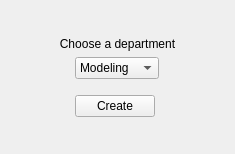
<?xml version="1.0" encoding="UTF-8"?>
<ui version="4.0">
 <class>arScene</class>
 <widget class="QWidget" name="arScene">
  <property name="enabled">
   <bool>true</bool>
  </property>
  <property name="geometry">
   <rect>
    <x>0</x>
    <y>0</y>
    <width>235</width>
    <height>154</height>
   </rect>
  </property>
  <property name="sizePolicy">
   <sizepolicy hsizetype="Expanding" vsizetype="Expanding">
    <horstretch>0</horstretch>
    <verstretch>0</verstretch>
   </sizepolicy>
  </property>
  <property name="minimumSize">
   <size>
    <width>0</width>
    <height>0</height>
   </size>
  </property>
  <property name="windowTitle">
   <string>Pixels and Crafts Pipeline</string>
  </property>
  <property name="styleSheet">
   <string notr="true">text-align: left;
/*padding: 9px;</string>
  </property>
  <layout class="QVBoxLayout" name="verticalLayout">
   <property name="spacing">
    <number>0</number>
   </property>
   <property name="leftMargin">
    <number>0</number>
   </property>
   <property name="topMargin">
    <number>0</number>
   </property>
   <property name="rightMargin">
    <number>0</number>
   </property>
   <property name="bottomMargin">
    <number>0</number>
   </property>
   <item>
    <widget class="QWidget" name="Main" native="true">
     <layout class="QVBoxLayout" name="verticalLayout_2">
      <item>
       <spacer name="verticalSpacer_3">
        <property name="orientation">
         <enum>Qt::Orientation::Vertical</enum>
        </property>
        <property name="sizeHint" stdset="0">
         <size>
          <width>20</width>
          <height>40</height>
         </size>
        </property>
       </spacer>
      </item>
      <item>
       <widget class="QLabel" name="label">
        <property name="text">
         <string>Choose a department</string>
        </property>
        <property name="alignment">
         <set>Qt::AlignmentFlag::AlignCenter</set>
        </property>
       </widget>
      </item>
      <item>
       <layout class="QGridLayout" name="gridLayout">
        <item row="0" column="0">
         <widget class="QComboBox" name="cbxChooseDepartment">
          <property name="sizePolicy">
           <sizepolicy hsizetype="Fixed" vsizetype="Fixed">
            <horstretch>0</horstretch>
            <verstretch>0</verstretch>
           </sizepolicy>
          </property>
          <property name="maximumSize">
           <size>
            <width>90</width>
            <height>16777215</height>
           </size>
          </property>
          <property name="styleSheet">
           <string notr="true"/>
          </property>
          <item>
           <property name="text">
            <string>Modeling</string>
           </property>
          </item>
          <item>
           <property name="text">
            <string>Baking</string>
           </property>
          </item>
          <item>
           <property name="text">
            <string>Texturing</string>
           </property>
          </item>
          <item>
           <property name="text">
            <string>Groom</string>
           </property>
          </item>
          <item>
           <property name="text">
            <string>Rigging</string>
           </property>
          </item>
          <item>
           <property name="text">
            <string>Pose</string>
           </property>
          </item>
          <item>
           <property name="text">
            <string>Animation</string>
           </property>
          </item>
         </widget>
        </item>
        <item row="2" column="0">
         <widget class="QPushButton" name="btnCreateScene">
          <property name="sizePolicy">
           <sizepolicy hsizetype="Fixed" vsizetype="Fixed">
            <horstretch>0</horstretch>
            <verstretch>0</verstretch>
           </sizepolicy>
          </property>
          <property name="styleSheet">
           <string notr="true">text-align: center;</string>
          </property>
          <property name="text">
           <string>Create</string>
          </property>
         </widget>
        </item>
        <item row="1" column="0">
         <spacer name="verticalSpacer">
          <property name="orientation">
           <enum>Qt::Orientation::Vertical</enum>
          </property>
          <property name="sizeType">
           <enum>QSizePolicy::Policy::Fixed</enum>
          </property>
          <property name="sizeHint" stdset="0">
           <size>
            <width>10</width>
            <height>10</height>
           </size>
          </property>
         </spacer>
        </item>
       </layout>
      </item>
      <item>
       <spacer name="verticalSpacer_2">
        <property name="orientation">
         <enum>Qt::Orientation::Vertical</enum>
        </property>
        <property name="sizeHint" stdset="0">
         <size>
          <width>20</width>
          <height>40</height>
         </size>
        </property>
       </spacer>
      </item>
     </layout>
    </widget>
   </item>
  </layout>
 </widget>
 <resources>
  <include location="../../../img/app_imgs.qrc"/>
 </resources>
 <connections/>
</ui>
